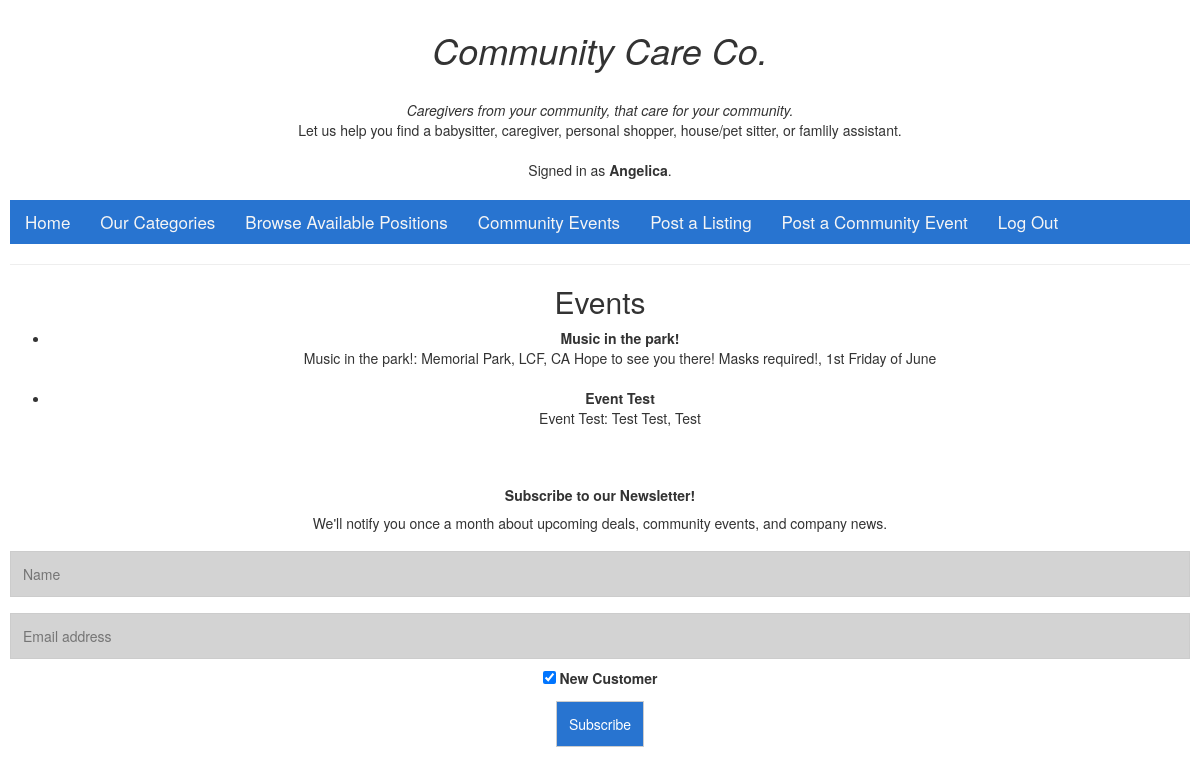
/events (signed in), run on the app's committed database.
### avail_listings/models.py (models this page shows)
class User(AbstractUser):
    pass

class Event(models.Model):
    title = models.CharField(max_length=64)
    location = models.CharField(max_length=30)
    description = models.TextField()
    date = models.CharField(max_length=30)
    def __str__(self):
        return f"{self.title}: {self.location} {self.description}, {self.date}"

### avail_listings/views.py (the view)
# urls.py: path("events", views.events, name="events"),
def events(request):
    event = Event.objects.all()
    user = request.user
    return render(request, "avail_listings/events.html", {
        'Event': event,
        'user': user,
    })

### avail_listings/templates/avail_listings/events.html (shortened to what this page needs)
{% extends "avail_listings/layout.html" %}
{% load static %}
{% block body %}
    <h2>Events</h2>
    <div>
        <ul>
            {% for e in Event %}
                <li><b>{{ e.title }}</b>
                <br>{{ e }}</li><br>
            {% endfor %}
        </ul>
    </div>
{% endblock %}

### avail_listings/templates/avail_listings/layout.html (shortened to what this page needs)
{% load static %}
<!DOCTYPE html>
<html lang="en">
    <head>
        <link rel="stylesheet" href="https://stackpath.bootstrapcdn.com/bootstrap/4.4.1/css/bootstrap.min.css">
        <link href="{% static 'avail_listings/styles.css' %}" rel="stylesheet">
        <link rel="stylesheet" href="https://maxcdn.bootstrapcdn.com/bootstrap/3.4.1/css/bootstrap.min.css">
    </head>
    <body>
        <h1>Community Care Co.</h1>
        <br><i>Caregivers from your community, that care for your community.</i>
        <br>Let us help you find a babysitter, caregiver, personal shopper, house/pet sitter, or famlily assistant.
        <div><br>
            {% if user.is_authenticated %}
                Signed in as <strong>{{ user.username }}</strong>.
            {% else %}
                <b>Not signed in.</b>
            {% endif %}
        </div>
        <br>
        <div class="nav">
            <ul class="nav">
                <li class="nav-item">
                    <a class="nav-link" href="{% url 'index' %}">Home</a>
                </li>
                <li class="nav-item">
                    <a class="nav-link" href="{% url 'categories' %}">Our Categories</a>
                </li>
                <li class="nav-item">
                    <a class="nav-link" href="{% url 'index' %}">Browse Available Positions</a>
                </li>
                <li class="nav-item">
                        <a class="nav-link" href="{% url 'events' %}">Community Events</a>
                </li>
                {% if user.is_authenticated %}
                    <li class="nav-item">
                        <a class="nav-link" href="{% url 'create_listing' %}">Post a Listing</a>
                    </li>
                    <li class="nav-item">
                        <a class="nav-link" href="{% url 'create_event' %}">Post a Community Event</a>
                    </li>
                    <li class="nav-item">
                        <a class="nav-link" href="{% url 'logout' %}">Log Out</a>
                    </li>
                {% endif %}
            </ul>
        </div>
        <hr>
        {% block body %}
        {% endblock %}
        <div><br>
            <footer>
                <h5><b>Subscribe to our Newsletter!</b></h5>
                <p>We'll notify you once a month about upcoming deals, community events, and company news.</p>
                <form>
                    <div id="subscriptions">
                        <input id="name" type="text" placeholder="Name">
                        <input id="newEmail" type="text" placeholder="Email address">
                        <div>
                            <label>
                                <input type="checkbox" checked="checked" name="subscribe"> New Customer
                            </label>
                        </div>
                        <input id="submit" action="submit" type="submit" button onclick="success()" value="Subscribe"></button>
                    </div>
                </form>
            </footer>
        </div>
    </body>
</html>

### avail_listings/static/avail_listings/styles.css (style rules this page uses)
h1 { text-align: center; font-style: italic; }
body { text-align: center; padding: 10px; color: black; background-color:lightslategray; }
.nav { color: whitesmoke; background-color: rgb(40, 116, 208); text-align: center; }
.nav a { font-style: bold; font-size: 17px; text-align: center; background-color: rgb(40, 116, 208); padding: 14px 16px; color: whitesmoke; }
input[type=text], input[type=submit] { width: 100%; padding: 12px; margin: 8px 0; border: 1px solid #ccc; box-sizing: border-box; text-align: left; background-color: lightgrey; }
input[type=submit] { width: 50%; background-color: rgb(40, 116, 208); color: white; border: none; text-align: center; }
.nav ul { list-style: none; text-align: center; }
.nav ul li { display: inline-block; }
.applications input[type=text], input[type=submit] { width: auto; padding: 12px; margin: 8px 0; border: 1px solid #ccc; box-sizing: border-box; text-align: left; background-color: rgb(40, 116, 208); color: white; }

### data on the page
User: username "Angelica"
Event: title "Music in the park!", title+location+description "Music in the park!: Memorial Park, LCF, CA Hope to see you there! Masks required!, 1st Friday of June"
Event: title "Event Test", title+location+description "Event Test: Test Test, Test"
